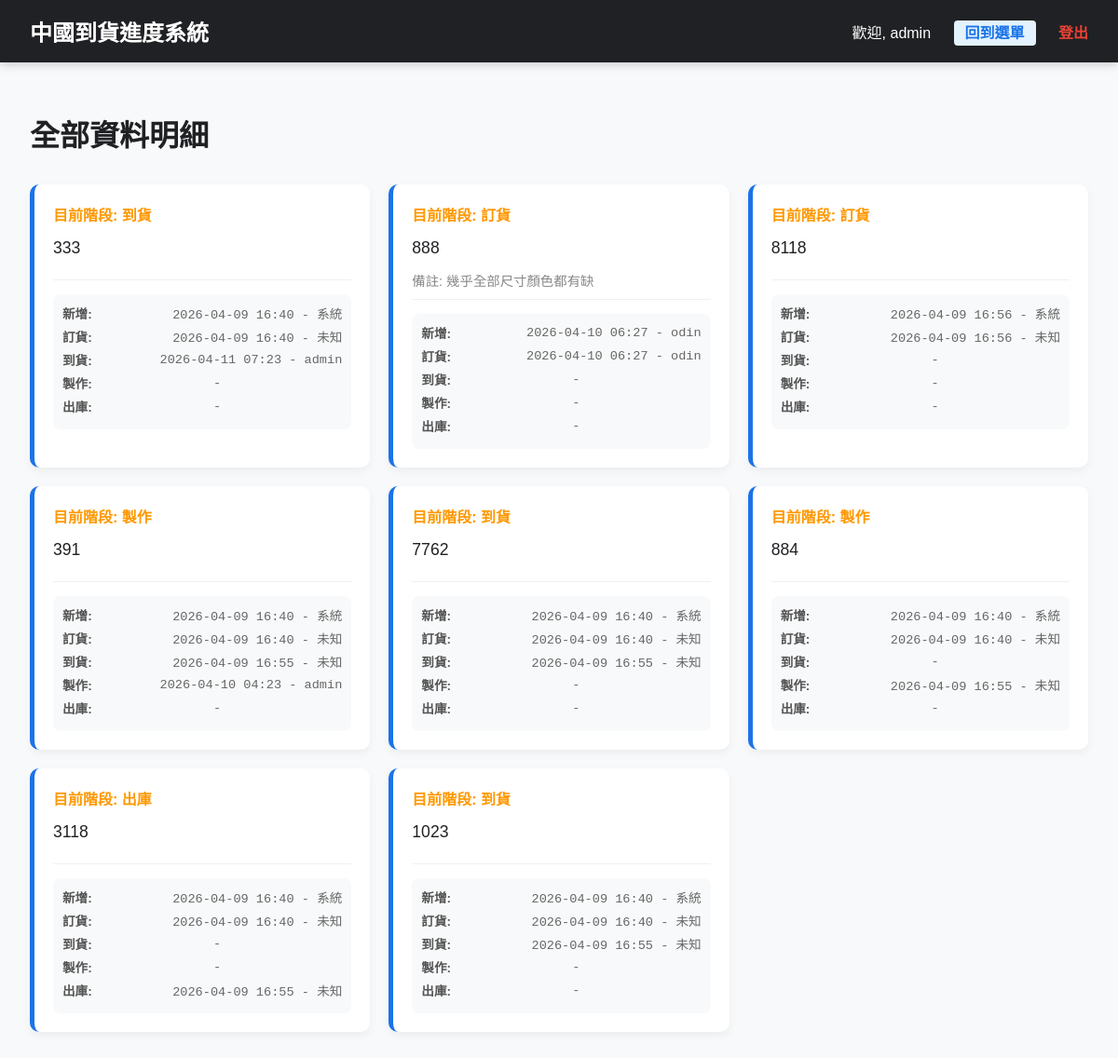
/all_data (signed in), run on the app's committed database.
### models.py (models this page shows)
class SystemConfig(db.Model):
    id = db.Column(db.Integer, primary_key=True)
    key = db.Column(db.String(50), unique=True, nullable=False)
    value = db.Column(db.Text)

class SignboardItem(db.Model):
    id = db.Column(db.Integer, primary_key=True)
    content = db.Column(db.Text, nullable=False)
    remark = db.Column(db.Text) # 備註 (選填)
    current_stage = db.Column(db.String(50), default='ORDER')
    stage_dates = db.Column(db.JSON, default={})
    updated_at = db.Column(db.DateTime, default=datetime.now, onupdate=datetime.now)

### main.py (the view)
@app.route('/all_data')
def all_data_page():
    items = SignboardItem.query.order_by(SignboardItem.updated_at.desc()).all()
    workflow_stages = get_workflow_stages()
    processed_items = []
    for item in items:
        p_item = {
            'id': item.id,
            'content': item.content,
            'remark': item.remark,
            'current_stage_key': item.current_stage,
            'history': []
        }
        created_val = item.stage_dates.get('CREATED')
        if not created_val:
            for s in workflow_stages:
                if item.stage_dates.get(s['key']):
                    created_val = item.stage_dates.get(s['key'])
                    break
        if created_val:
            if isinstance(created_val, dict):
                dt = datetime.fromisoformat(created_val['date']).strftime('%Y-%m-%d %H:%M')
                user = created_val['user']
            else:
                dt = datetime.fromisoformat(created_val).strftime('%Y-%m-%d %H:%M')
                user = "系統"
            display_str = f"{dt} - {user}"
        else:
            display_str = "-"
        p_item['history'].append({'name': '新增', 'val': display_str})
        for s in workflow_stages:
            val = item.stage_dates.get(s['key'])
            if val:
                if isinstance(val, dict):
                    dt = datetime.fromisoformat(val['date']).strftime('%Y-%m-%d %H:%M')
                    user = val['user']
                else:
                    dt = datetime.fromisoformat(val).strftime('%Y-%m-%d %H:%M')
                    user = "未知"
                display_val = f"{dt} - {user}"
            else:
                display_val = "-"
            p_item['history'].append({'name': s['name'], 'val': display_val})
            if s['key'] == item.current_stage:
                p_item['current_stage_name'] = s['name']
        processed_items.append(p_item)
    return render_template('all_data.html', items=processed_items)

### main.py (called while the page is built, shortened)
def get_config(key, default=None):
    config = SystemConfig.query.filter_by(key=key).first()
    return config.value if config else default

def get_inf_config(section, key, default=None):
    inf_path = os.path.join(os.path.dirname(__file__), 'config.inf')
    if not os.path.exists(inf_path):
        return default

def get_workflow_stages():
    stages_str = get_inf_config('Workflow', 'stages', 'ORDER:訂貨,ARRIVAL:到貨,PRODUCTION:製作,DELIVERY:出庫')
    stages = []
    for item in stages_str.split(','):
        if ':' in item:
            key, name = item.strip().split(':')
            stages.append({'key': key.strip(), 'name': name.strip()})
    return stages

@app.context_processor
def inject_config():
    return {
        'site_title': get_config('site_title', '中國到貨看板系統'),
        'workflow_stages': get_workflow_stages(),
        'undo_mode': get_inf_config('System', 'undo_mode', '1')
    }

### templates/all_data.html (shortened to what this page needs)
{% extends "layout.html" %}
{% block content %}
<h1>全部資料明細</h1>
<div style="height: 10px;"></div>
<div style="display: grid; grid-template-columns: repeat(auto-fill, minmax(300px, 1fr)); gap: 20px;">
    {% for item in items %}
    <div style="background: white; padding: 20px; border-radius: 10px; box-shadow: 0 4px 10px rgba(0,0,0,0.05); border-left: 5px solid #1a73e8;">
        <div style="display: flex; justify-content: space-between; margin-bottom: 10px;">
            <span style="font-weight: bold; color: #ff9800;">目前階段: {{ item.current_stage_name }}</span>
        </div>
        <div style="font-size: 1.1rem; line-height: 1.6; word-break: break-all; margin-bottom: 10px;">
            {{ item.content }}
        </div>
        <div style="font-size: 0.9rem; color: #888; border-bottom: 1px solid #f0f0f0; padding-bottom: 10px; margin-bottom: 15px;">
            {% if item.remark %}備註: {{ item.remark }}{% endif %}
        </div>
        <div style="font-size: 0.85rem; color: #666; background: #f8f9fa; padding: 10px; border-radius: 8px;">
            {% for h in item.history %}
            <div style="margin-bottom: 5px; display: flex; align-items: center;">
                <span style="font-weight: bold; color: #555; white-space: nowrap;">{{ h.name }}:</span>
                <span style="font-family: monospace; flex-grow: 1; text-align: {{ 'center' if h.val == '-' else 'right' }};">{{ h.val }}</span>
            </div>
            {% endfor %}
        </div>
    </div>
    {% endfor %}
</div>
{% endblock %}

### templates/layout.html (shortened to what this page needs)
<!DOCTYPE html>
<html lang="zh-Hant">
<head>
</head>
<body>
    <div class="nav-header">
        <div style="font-size: 1.5rem; font-weight: bold;">{{ site_title }}</div>
        <div class="nav-links">
            <span>歡迎, {{ session.username }}</span>
            {% if request.endpoint not in ['admin_home', 'index'] %}
            <a href="/admin_home" style="background: #e3f2fd; color: #1a73e8; padding: 5px 12px; border-radius: 4px;">回到選單</a>
            {% endif %}
            <a href="/logout" style="color: var(--danger);">登出</a>
        </div>
    </div>
    <div class="container">
        {% block content %}{% endblock %}
    </div>
</body>
</html>

### templates/layout.html (style rules this page uses)
:root { --primary: #1a73e8; --success: #34a853; --warning: #fbbc05; --danger: #ea4335; --info: #4285f4; --dark: #202124; --light: #f8f9fa; }
body { font-family: 'Microsoft JhengHei', sans-serif; margin: 0; background: var(--light); color: var(--dark); }
.nav-header { background: var(--dark); color: white; padding: 1rem 2rem; display: flex; justify-content: space-between; align-items: center; box-shadow: 0 2px 10px rgba(0,0,0,0.2); }
.nav-links a { color: #ccc; text-decoration: none; margin-left: 20px; font-weight: bold; }
.container { padding: 2rem; max-width: 1200px; margin: 0 auto; }

### data on the page
SystemConfig: value "中國到貨進度系統"
SignboardItem: current_stage_name "到貨", content "333", name "新增" "訂貨" "到貨" "製作" "出庫", val "2026-04-09 16:40 - 系統" "2026-04-09 16:40 - 未知" "2026-04-11 07:23 - admin" "-" "-"
SignboardItem: current_stage_name "訂貨", content "888", remark "幾乎全部尺寸顏色都有缺", name "新增" "訂貨" "到貨" "製作" "出庫", val "2026-04-10 06:27 - odin" "2026-04-10 06:27 - odin" "-" "-" "-"
SignboardItem: current_stage_name "訂貨", content "8118", name "新增" "訂貨" "到貨" "製作" "出庫", val "2026-04-09 16:56 - 系統" "2026-04-09 16:56 - 未知" "-" "-" "-"
SignboardItem: current_stage_name "製作", content "391", name "新增" "訂貨" "到貨" "製作" "出庫", val "2026-04-09 16:40 - 系統" "2026-04-09 16:40 - 未知" "2026-04-09 16:55 - 未知" "2026-04-10 04:23 - admin" "-"
SignboardItem: current_stage_name "到貨", content "7762", name "新增" "訂貨" "到貨" "製作" "出庫", val "2026-04-09 16:40 - 系統" "2026-04-09 16:40 - 未知" "2026-04-09 16:55 - 未知" "-" "-"
SignboardItem: current_stage_name "製作", content "884", name "新增" "訂貨" "到貨" "製作" "出庫", val "2026-04-09 16:40 - 系統" "2026-04-09 16:40 - 未知" "-" "2026-04-09 16:55 - 未知" "-"
SignboardItem: current_stage_name "出庫", content "3118", name "新增" "訂貨" "到貨" "製作" "出庫", val "2026-04-09 16:40 - 系統" "2026-04-09 16:40 - 未知" "-" "-" "2026-04-09 16:55 - 未知"
SignboardItem: current_stage_name "到貨", content "1023", name "新增" "訂貨" "到貨" "製作" "出庫", val "2026-04-09 16:40 - 系統" "2026-04-09 16:40 - 未知" "2026-04-09 16:55 - 未知" "-" "-"

### other printed values
{{ session.username }} "admin"
